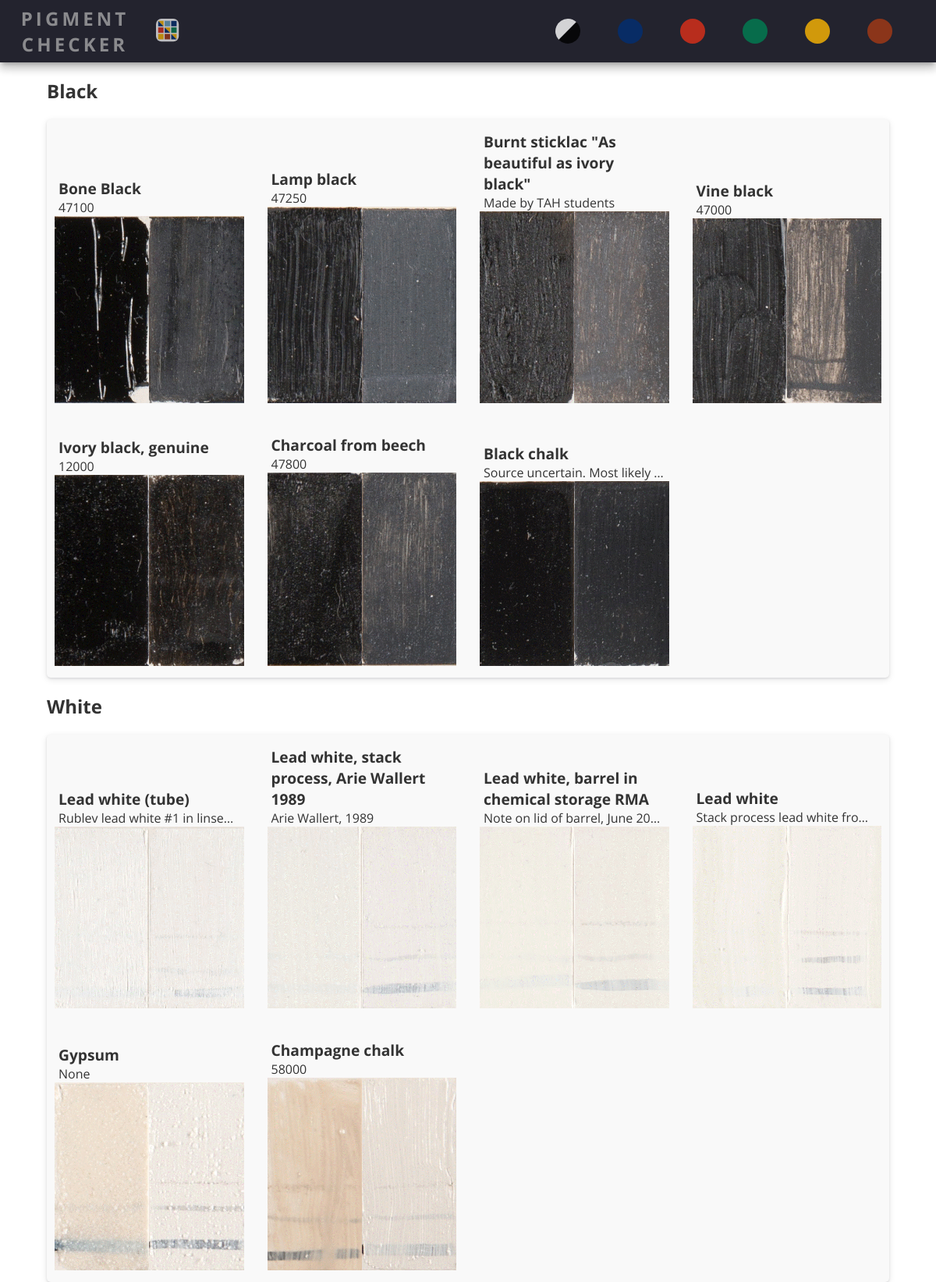
Page /board/bw on the committed database.
### tables this page shows
CREATE TABLE "Pigments" (
	"id"	INTEGER NOT NULL UNIQUE,
	"PCID"	TEXT,
	"Name"	TEXT,
	"Colour"	TEXT,
	"Alias"	TEXT,
	"Manufacturer"	TEXT,
	"URL"	TEXT,
	"Description"	TEXT,
	"ObservationsInitial"	TEXT,
	"ObservationsColourTranslucency"	TEXT,
	"Opacity"	INTEGER,
	"Resistance"	INTEGER,
	"Stringiness"	INTEGER,
	"ObservationsGrinding"	TEXT,
	"Details"	INTEGER,
	"Shape"	INTEGER,
	"Scratching"	INTEGER,
	"Smoothness"	INTEGER,
	"Impasto"	INTEGER,
	"Grittiness"	INTEGER,
	"ObservationsApplication"	TEXT,
	"ColourIntensity"	INTEGER,
	"Glossiness"	INTEGER,
	"HidingPower"	INTEGER,
	"TintingStrength"	INTEGER,
	"ObservationsMixingLW"	TEXT,
	"ObservationsApplicationLW"	TEXT,
	"img_name"	TEXT,
	PRIMARY KEY("id" AUTOINCREMENT)
);

### app.py (the view)
@app.route("/board/<colour>", methods=["GET"])
def board(colour):
    TABLE_COLUMNS = COLUMNS[8:-1]
    colours = select_colour_data(colour)
    return render_template("board.html", colours=colours, table_columns=TABLE_COLUMNS)

### app.py (called while the page is built, shortened)
@app.context_processor
def add_boards():
    return dict(BOARDS=BOARDS)

def request_connection():
    if not hasattr(g, "conn"):
        g.conn = None
        try:
            g.conn = sqlite3.connect(DATABASE)
        except Exception as e:
            print(e)
    return g.conn

@app.teardown_request
def close_db_connection(ex):
    conn = request_connection()
    conn.close()

def select_colour_data(colour):
    if colour == "bw":
        colours = ["black", "white"]
    else:
        colours = [colour]
    data = {}
    for col in colours:
        conn = request_connection()
        cur = conn.cursor()
        cur.execute("SELECT * FROM Pigments WHERE colour=?", (col,))
        rows = cur.fetchall()
        colour_data = []
        for row in rows:
            colour_data.append(dict(zip(COLUMNS, row)))
            aliasses = colour_data[-1]["Alias"]
        data[col] = colour_data
    return data

### templates/board.html (shortened to what this page needs)
{% extends "layout.html" %}
{% block body %}
  <div class="main pigment-section container">
    {% for colour, pigments in colours.items() %}
      <h2>{{ colour|title }}</h2>
      <section class="card grid">
        {% for pigment in pigments %}
          <div class="pigment-container pigment-hover">
            <div class="pigment ellipsis-manufacturer">
              <h4>{{  pigment["Name"]  }}</h4>
              <p class="">{{ pigment["Manufacturer"] }}</p>
              <div>
                <img src={{ url_for("static", filename="images/squares/" + pigment["PCID"] + ".gif") }}>
                <img src={{ url_for("static", filename="images/squares/" + pigment["PCID"] + "_lw.gif") }}>
              </div>
            </div>
          </div>
        {% endfor %}
        </section>
    {% endfor %}
  </div>
{% endblock %}

### templates/layout.html (shortened to what this page needs)
<!DOCTYPE html>
<html lang="en">
  <head>
  </head>
  <body>
    <nav class="navbar shadow-8dp">
      <div class="logo">
        <a href="/" class="nav-link" id="logo-link">
          <span class="logo-text">Pigment Checker</span>
          <svg
            aria-hidden="true"
            focusable="false"
            xmlns="http://www.w3.org/2000/svg"
            viewBox="0 0 23 23"
          >
            <use href='{{ url_for("static", filename="logo_edit.svg") }}#logo'></use>
          </svg>
        </a>
      </div>
      <div>
        <ul class="navbar-nav">
          {% for menu_item in BOARDS.values() %}
            <li class="nav-item">
              <a href='{{ url_for("board", colour=menu_item.url) }}' class="nav-link">
                <svg aria-hidden="true" focusable="false" xmlns="http://www.w3.org/2000/svg" viewBox="0 0 22 22">
                  <use id='{{ menu_item.url }}' href='{{ url_for("static", filename=menu_item.logo) }}#circle' />
                </svg>
              </a>
            </li>
          {% endfor %}
        </ul>
      </div>
    </nav>
    {% block body %}
    {% endblock %}
  </body>
</html>

### static/css/utilities.css (style rules this page uses)
* { margin: 0px; padding: 0px; box-sizing: border-box; }
:root { font-size: 100%; --font-family: "Open Sans", sans-serif; font-family: var(--font-family); --text-nav-primary: #b6b6b6; --text-nav-secondary: #ececec; --bg-nav-primary: #23232e; --bg-nav-secondary: #141418; --scrollbar-track-color: #1e1e24; --transition-speed: 600ms; --blue: #012e73; --yellow: #fcb702; --light-blue: #69a6c4; --red: #dd2f19; --green: #007e52; --brown: #a53915; --card-color-background: #f9f9f9; --shadow-key-umbra-opacity: 0.20; --shadow-key-penumbra-opacity: 0.14; --shadow-ambient-shadow-opacity: 0.12; scrollbar-width: thin; scrollbar-color: #fcb702 #1e1e24; }
body { background-color: #fff; color: #333; width: 100%; margin: 0px; display: flex; flex-direction: column; gap: 0; --calc-width: auto; }
img { max-width: 100%; max-height: 100%; }
.container { width: clamp(200px, 1200px, 90%); margin: 0 auto; }
.navbar { position: fixed; display: flex; justify-content: space-between; background-color: var(--bg-nav-primary); color: var(--text-nav-primary); top: 0; width: 100%; z-index: 100; overflow-x: auto; }
.navbar-nav { display: flex; flex-wrap: nowrap; flex-direction: row; justify-content: flex-end; align-items: center; list-style: none; padding: 0; margin: 0 2rem; overflow-y: auto; }
.logo { align-self: flex-start; font-weight: bold; text-transform: uppercase; margin-left: 1rem; text-align: center; color: var(--text-secondary); background: var(--bg-secondary); font-size: 1.5rem; letter-spacing: 0.3ch; }
.logo svg { transform: rotate(0deg); transition: width var(--transition-speed), transform var(--transition-speed); }
.logo-text { max-width: 10rem; }
#logo-link { filter: opacity(0.7); }
.nav-link { display: flex; justify-content: flex-end; align-items: center; height: 5rem; color: var(--text-nav-primary); text-decoration: none; filter: opacity(0.8); transition-property: -webkit-filter, -moz-filter, -ms-filter, filter, color, background-color; transition-duration: var(--transition-speed); }
.nav-link svg { width: 2rem; min-width: 2rem; margin: 0 1.5rem; }
.shadow-8dp { box-shadow: 0 8px 10px 1px rgba(0, 0, 0, var(--shadow-key-penumbra-opacity)), 0 3px 14px 2px rgba(0, 0, 0, var(--shadow-ambient-shadow-opacity)), 0 5px 5px -3px rgba(0, 0, 0, var(--shadow-key-umbra-opacity)); }

### static/css/style.css (style rules this page uses)
h2 { padding: 20px 0px; }
h4 { font-size: 1.2rem; }
.main { margin-top: 5rem; }
.grid { display: grid; gap: 30px; grid-template-columns: repeat(auto-fill, minmax(200px, 1fr)); flex-direction: column; justify-content: center; align-items: center; padding: 10px; margin: auto; }
.card { background-color: var(--card-color-background); border-radius: 5px; box-shadow: rgba(3, 8, 20, 0.1) 0px 0.15rem 0.5rem, rgba(2, 8, 20, 0.1) 0px 0.075rem 0.175rem; transition: all 500ms; }
.pigment-section .grid { align-items: end; }
.pigment { overflow: hidden; padding: 5px; border-radius: 5px; }
.pigment div { display: flex; flex-direction: row; justify-content: center; }
.ellipsis-manufacturer > p { white-space: nowrap; overflow: hidden; text-overflow: ellipsis; }
.pigment-hover { position: relative; transition: transform var(--transition-speed); }
.pigment-hover:before { opacity: 0; content: ""; position: absolute; z-index: -1; width: 100%; height: 100%; border-radius: 5px; box-shadow: rgba(2, 8, 20, 0.1) 0px 0.35em 1.175em, rgba(2, 8, 20, 0.08) 0px 0.175em 0.5em; transition: opacity var(--transition-speed); }

### rows in the picture
Pigments: Name "Bone Black", Manufacturer "47100", shows a picture
Pigments: Name "Lamp black", Manufacturer "47250", shows a picture
Pigments: Name "Burnt sticklac \"As beautiful as ivory black\"", Manufacturer "Made by TAH students", shows a picture
Pigments: Name "Vine black", Manufacturer "47000", shows a picture
Pigments: Name "Ivory black, genuine", Manufacturer "12000", shows a picture
Pigments: Name "Charcoal from beech", Manufacturer "47800", shows a picture
Pigments: Name "Black chalk", Manufacturer "Source uncertain. Most likely…", shows a picture
Pigments: Name "Lead white (tube)", Manufacturer "Rublev lead white #1 in linse…", shows a picture
Pigments: Name "Lead white, stack process, Arie Wallert 1989", Manufacturer "Arie Wallert, 1989", shows a picture
Pigments: Name "Lead white, barrel in chemical storage RMA", Manufacturer "Note on lid of barrel, June 20…", shows a picture
Pigments: Name "Lead white", Manufacturer "Stack process lead white fro…", shows a picture
Pigments: Name "Gypsum", Manufacturer "None", shows a picture
Pigments: Name "Champagne chalk", Manufacturer "58000", shows a picture

### other values in the picture
{{ colour|title }} "Black" "White"
